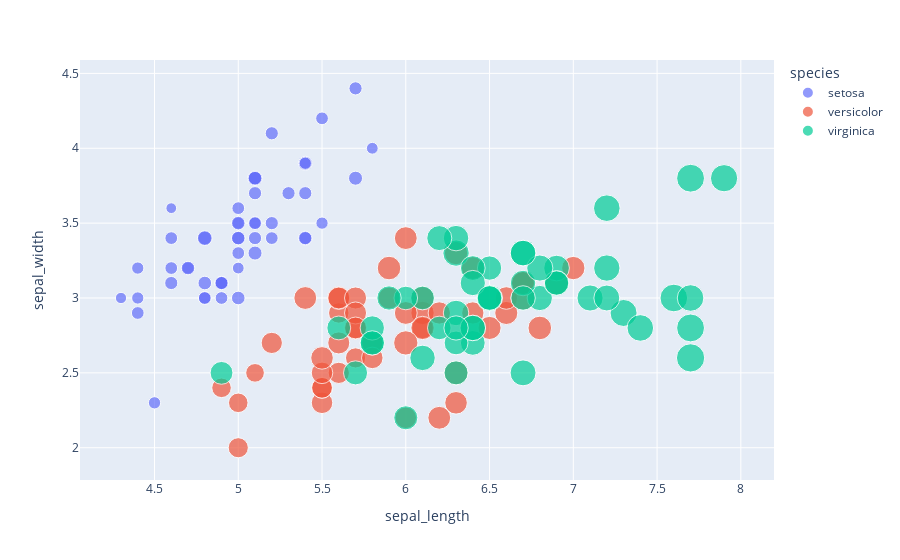

The notebook cell this image was saved under:
### Code cell
import plotly.express as px
df = px.data.iris()
df.head()
fig = px.scatter(df,x="sepal_length",y="sepal_width",color="species",size="petal_length",hover_data=["petal_width"])
fig.show()

### Figure 1 — Plotly figure (JSON) as saved in the notebook; plotly's stock layout.template omitted (floating-point values rounded to 4 significant figures)
{"data": [{"customdata": [[0.2], [0.2], [0.2], [0.2], [0.2], [0.4], [0.3], [0.2], [0.2], [0.1], [0.2], [0.2], [0.1], [0.1], [0.2], [0.4], [0.4], [0.3], [0.3], [0.3], [0.2], [0.4], [0.2], [0.5], [0.2], [0.2], [0.4], [0.2], [0.2], [0.2], [0.2], [0.4], [0.1], [0.2], [0.1], [0.2], [0.2], [0.1], [0.2], [0.2], [0.3], [0.3], [0.2], [0.6], [0.4], [0.3], [0.2], [0.2], [0.2], [0.2]], "hovertemplate": "species=setosa<br>sepal_length=%{x}<br>sepal_width=%{y}<br>petal_length=%{marker.size}<br>petal_width=%{customdata[0]}<extra></extra>", "legendgroup": "setosa", "marker": {"color": "#636efa", "size": [1.4, 1.4, 1.3, 1.5, 1.4, 1.7, 1.4, 1.5, 1.4, 1.5, 1.5, 1.6, 1.4, 1.1, 1.2, 1.5, 1.3, 1.4, 1.7, 1.5, 1.7, 1.5, 1, 1.7, 1.9, 1.6, 1.6, 1.5, 1.4, 1.6, 1.6, 1.5, 1.5, 1.4, 1.5, 1.2, 1.3, 1.5, 1.3, 1.5, 1.3, 1.3, 1.3, 1.6, 1.9, 1.4, 1.6, 1.4, 1.5, 1.4], "sizemode": "area", "sizeref": 0.01725, "symbol": "circle"}, "mode": "markers", "name": "setosa", "orientation": "v", "showlegend": true, "type": "scatter", "x": [5.1, 4.9, 4.7, 4.6, 5, 5.4, 4.6, 5, 4.4, 4.9, 5.4, 4.8, 4.8, 4.3, 5.8, 5.7, 5.4, 5.1, 5.7, 5.1, 5.4, 5.1, 4.6, 5.1, 4.8, 5, 5, 5.2, 5.2, 4.7, 4.8, 5.4, 5.2, 5.5, 4.9, 5, 5.5, 4.9, 4.4, 5.1, 5, 4.5, 4.4, 5, 5.1, 4.8, 5.1, 4.6, 5.3, 5], "xaxis": "x", "y": [3.5, 3, 3.2, 3.1, 3.6, 3.9, 3.4, 3.4, 2.9, 3.1, 3.7, 3.4, 3, 3, 4, 4.4, 3.9, 3.5, 3.8, 3.8, 3.4, 3.7, 3.6, 3.3, 3.4, 3, 3.4, 3.5, 3.4, 3.2, 3.1, 3.4, 4.1, 4.2, 3.1, 3.2, 3.5, 3.1, 3, 3.4, 3.5, 2.3, 3.2, 3.5, 3.8, 3, 3.8, 3.2, 3.7, 3.3], "yaxis": "y"}, {"customdata": [[1.4], [1.5], [1.5], [1.3], [1.5], [1.3], [1.6], [1], [1.3], [1.4], [1], [1.5], [1], [1.4], [1.3], [1.4], [1.5], [1], [1.5], [1.1], [1.8], [1.3], [1.5], [1.2], [1.3], [1.4], [1.4], [1.7], [1.5], [1], [1.1], [1], [1.2], [1.6], [1.5], [1.6], [1.5], [1.3], [1.3], [1.3], [1.2], [1.4], [1.2], [1], [1.3], [1.2], [1.3], [1.3], [1.1], [1.3]], "hovertemplate": "species=versicolor<br>sepal_length=%{x}<br>sepal_width=%{y}<br>petal_length=%{marker.size}<br>petal_width=%{customdata[0]}<extra></extra>", "legendgroup": "versicolor", "marker": {"color": "#EF553B", "size": [4.7, 4.5, 4.9, 4, 4.6, 4.5, 4.7, 3.3, 4.6, 3.9, 3.5, 4.2, 4, 4.7, 3.6, 4.4, 4.5, 4.1, 4.5, 3.9, 4.8, 4, 4.9, 4.7, 4.3, 4.4, 4.8, 5, 4.5, 3.5, 3.8, 3.7, 3.9, 5.1, 4.5, 4.5, 4.7, 4.4, 4.1, 4, 4.4, 4.6, 4, 3.3, 4.2, 4.2, 4.2, 4.3, 3, 4.1], "sizemode": "area", "sizeref": 0.01725, "symbol": "circle"}, "mode": "markers", "name": "versicolor", "orientation": "v", "showlegend": true, "type": "scatter", "x": [7, 6.4, 6.9, 5.5, 6.5, 5.7, 6.3, 4.9, 6.6, 5.2, 5, 5.9, 6, 6.1, 5.6, 6.7, 5.6, 5.8, 6.2, 5.6, 5.9, 6.1, 6.3, 6.1, 6.4, 6.6, 6.8, 6.7, 6, 5.7, 5.5, 5.5, 5.8, 6, 5.4, 6, 6.7, 6.3, 5.6, 5.5, 5.5, 6.1, 5.8, 5, 5.6, 5.7, 5.7, 6.2, 5.1, 5.7], "xaxis": "x", "y": [3.2, 3.2, 3.1, 2.3, 2.8, 2.8, 3.3, 2.4, 2.9, 2.7, 2, 3, 2.2, 2.9, 2.9, 3.1, 3, 2.7, 2.2, 2.5, 3.2, 2.8, 2.5, 2.8, 2.9, 3, 2.8, 3, 2.9, 2.6, 2.4, 2.4, 2.7, 2.7, 3, 3.4, 3.1, 2.3, 3, 2.5, 2.6, 3, 2.6, 2.3, 2.7, 3, 2.9, 2.9, 2.5, 2.8], "yaxis": "y"}, {"customdata": [[2.5], [1.9], [2.1], [1.8], [2.2], [2.1], [1.7], [1.8], [1.8], [2.5], [2], [1.9], [2.1], [2], [2.4], [2.3], [1.8], [2.2], [2.3], [1.5], [2.3], [2], [2], [1.8], [2.1], [1.8], [1.8], [1.8], [2.1], [1.6], [1.9], [2], [2.2], [1.5], [1.4], [2.3], [2.4], [1.8], [1.8], [2.1], [2.4], [2.3], [1.9], [2.3], [2.5], [2.3], [1.9], [2], [2.3], [1.8]], "hovertemplate": "species=virginica<br>sepal_length=%{x}<br>sepal_width=%{y}<br>petal_length=%{marker.size}<br>petal_width=%{customdata[0]}<extra></extra>", "legendgroup": "virginica", "marker": {"color": "#00cc96", "size": [6, 5.1, 5.9, 5.6, 5.8, 6.6, 4.5, 6.3, 5.8, 6.1, 5.1, 5.3, 5.5, 5, 5.1, 5.3, 5.5, 6.7, 6.9, 5, 5.7, 4.9, 6.7, 4.9, 5.7, 6, 4.8, 4.9, 5.6, 5.8, 6.1, 6.4, 5.6, 5.1, 5.6, 6.1, 5.6, 5.5, 4.8, 5.4, 5.6, 5.1, 5.1, 5.9, 5.7, 5.2, 5, 5.2, 5.4, 5.1], "sizemode": "area", "sizeref": 0.01725, "symbol": "circle"}, "mode": "markers", "name": "virginica", "orientation": "v", "showlegend": true, "type": "scatter", "x": [6.3, 5.8, 7.1, 6.3, 6.5, 7.6, 4.9, 7.3, 6.7, 7.2, 6.5, 6.4, 6.8, 5.7, 5.8, 6.4, 6.5, 7.7, 7.7, 6, 6.9, 5.6, 7.7, 6.3, 6.7, 7.2, 6.2, 6.1, 6.4, 7.2, 7.4, 7.9, 6.4, 6.3, 6.1, 7.7, 6.3, 6.4, 6, 6.9, 6.7, 6.9, 5.8, 6.8, 6.7, 6.7, 6.3, 6.5, 6.2, 5.9], "xaxis": "x", "y": [3.3, 2.7, 3, 2.9, 3, 3, 2.5, 2.9, 2.5, 3.6, 3.2, 2.7, 3, 2.5, 2.8, 3.2, 3, 3.8, 2.6, 2.2, 3.2, 2.8, 2.8, 2.7, 3.3, 3.2, 2.8, 3, 2.8, 3, 2.8, 3.8, 2.8, 2.8, 2.6, 3, 3.4, 3.1, 3, 3.1, 3.1, 3.1, 2.7, 3.2, 3.3, 3, 2.5, 3, 3.4, 3], "yaxis": "y"}], "layout": {"legend": {"itemsizing": "constant", "title": {"text": "species"}, "tracegroupgap": 0}, "margin": {"t": 60}, "xaxis": {"anchor": "y", "domain": [0, 1], "title": {"text": "sepal_length"}}, "yaxis": {"anchor": "x", "domain": [0, 1], "title": {"text": "sepal_width"}}}}
